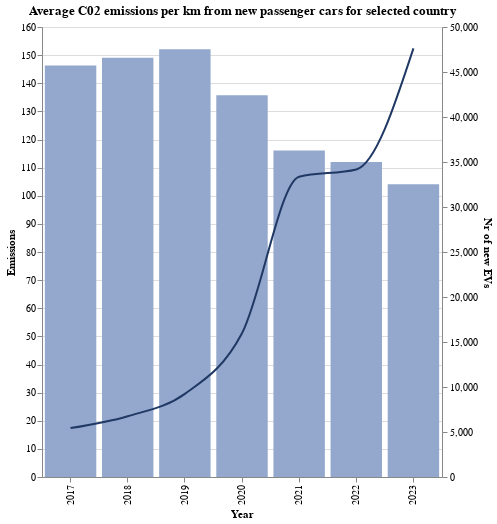

This figure's notebook cell:
### Code cell
# Chart depicting relationship between emissions and number of new EVs over the years for period 2017 and up

base2 = alt.Chart(df_17_up).encode(
    alt.X('Year:O').title('Year')
).transform_filter(
    selection)

bar_chart3 = base2.mark_bar().encode(
    alt.Y('Emissions:Q').title('Emissions'),
    tooltip=['Year', 'Emissions'],
    color=alt.value('#93a8cc')
).add_params(
    selection
).transform_filter(
    selection
).properties(
    title=(f'Average C02 emissions per km from new passenger cars for selected country'),
    width=400,
    height=450
)    

line_chart2 = base2.mark_line(stroke='#203864', interpolate='monotone').encode(
    alt.Y('Nr_of_new_EVs').title('Nr of new EVs'),
    tooltip=['Year', 'Nr_of_new_EVs']
).add_params(
    selection
).transform_filter(
    selection
).properties(
    width=400,
    height=450
)    
        
full_chart_17_up = alt.layer(bar_chart3, line_chart2).resolve_scale(
    y='independent'
)
        
full_chart_17_up

### Figure 1 — Vega-Lite specification as saved in the notebook (floating-point values rounded to 4 significant figures; data arrays with more than 128 entries replaced by an {"elided": "..."} marker saying what was removed)
{"config": {"view": {"continuousWidth": 300, "continuousHeight": 300}}, "layer": [{"mark": {"type": "bar"}, "encoding": {"color": {"value": "#93a8cc"}, "tooltip": [{"field": "Year", "type": "quantitative"}, {"field": "Emissions", "type": "quantitative"}], "x": {"field": "Year", "title": "Year", "type": "ordinal"}, "y": {"field": "Emissions", "title": "Emissions", "type": "quantitative"}}, "name": "view_2", "title": "Average C02 emissions per km from new passenger cars for selected country", "transform": [{"filter": {"param": "param_1"}}, {"filter": {"param": "param_1"}}]}, {"mark": {"type": "line", "interpolate": "monotone", "stroke": "#203864"}, "encoding": {"tooltip": [{"field": "Year", "type": "quantitative"}, {"field": "Nr_of_new_EVs", "type": "quantitative"}], "x": {"field": "Year", "title": "Year", "type": "ordinal"}, "y": {"field": "Nr_of_new_EVs", "title": "Nr of new EVs", "type": "quantitative"}}, "transform": [{"filter": {"param": "param_1"}}, {"filter": {"param": "param_1"}}]}], "data": {"name": "data-ad555e2930ad13a385b74eb0e09f0403"}, "height": 450, "params": [{"name": "param_1", "select": {"type": "point", "fields": ["Country"]}, "bind": {"input": "select", "options": ["Austria", "Belgium", "Bulgaria", "Cyprus", "Czechia", "Denmark", "Estonia", "European Union - 27 countries (from 2020)", "Finland", "France", "Germany", "Greece", "Hungary", "Ireland", "Italy", "Latvia", "Lithuania", "Luxembourg", "Malta", "Netherlands", "Poland", "Portugal", "Romania", "Slovakia", "Slovenia", "Spain", "Sweden"], "name": "Country "}, "value": "Austria", "views": ["view_2"]}], "resolve": {"scale": {"y": "independent"}}, "width": 400, "$schema": "https://vega.github.io/schema/vega-lite/v5.20.1.json", "datasets": {"data-ad555e2930ad13a385b74eb0e09f0403": {"elided": "189 records"}}}
